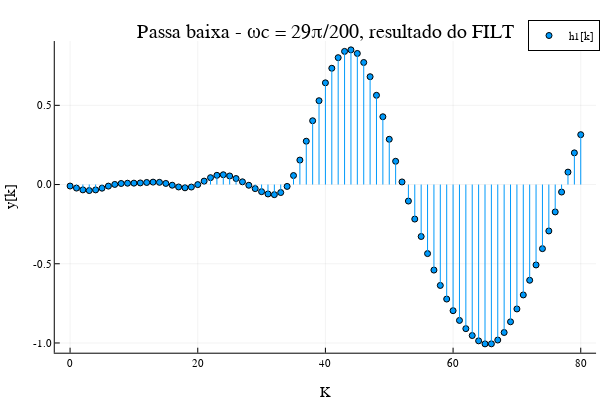

Source (notebook cell):
### Code cell
ph4 = plot(n_janela,filtered_signal, extra_plot_kwargs = KW(:include_mathjax => "cdn"),
xlabel = "K",
ylabel = "y[k]",
title = "Passa baixa - ωc = 29π/200, resultado do FILT",
label= "h1[k]",
line = :stem, marker = (:circle,3))

### Figure 1 — Plotly figure (JSON) as saved in the notebook; plotly's stock layout.template omitted (floating-point values rounded to 4 significant figures)
{"data": [{"colorbar": {"len": 0.8657, "title": "", "x": 0.9934, "y": 0.5087}, "legendgroup": "h1[k]", "marker": {"color": "rgba(0, 154, 250, 1.000)", "line": {"color": "rgba(0, 0, 0, 1.000)", "width": 1}, "size": 6, "symbol": "circle"}, "mode": "markers", "name": "h1[k]", "showlegend": true, "type": "scatter", "x": [0, 1, 2, 3, 4, 5, 6, 7, 8, 9, 10, 11, 12, 13, 14, 15, 16, 17, 18, 19, 20, 21, 22, 23, 24, 25, 26, 27, 28, 29, 30, 31, 32, 33, 34, 35, 36, 37, 38, 39, 40, 41, 42, 43, 44, 45, 46, 47, 48, 49, 50, 51, 52, 53, 54, 55, 56, 57, 58, 59, 60, 61, 62, 63, 64, 65, 66, 67, 68, 69, 70, 71, 72, 73, 74, 75, 76, 77, 78, 79, 80], "xaxis": "x", "y": [-0.009355, -0.02237, -0.03353, -0.03794, -0.03373, -0.02287, -0.009837, 0.0007903, 0.006667, 0.008462, 0.008819, 0.0102, 0.01304, 0.01532, 0.01394, 0.007045, -0.004172, -0.01533, -0.02064, -0.01582, -0.0003983, 0.02165, 0.04349, 0.05829, 0.06191, 0.05415, 0.03793, 0.01729, -0.004527, -0.02571, -0.04491, -0.05939, -0.06379, -0.05047, -0.01178, 0.05686, 0.1544, 0.2735, 0.4028, 0.5292, 0.6421, 0.734, 0.8009, 0.8404, 0.8501, 0.8274, 0.7705, 0.6806, 0.5633, 0.4279, 0.2858, 0.1468, 0.01649, -0.1042, -0.2179, -0.3279, -0.4358, -0.54, -0.6368, -0.7228, -0.7962, -0.8577, -0.9096, -0.953, -0.9865, -1.006, -1.005, -0.9815, -0.9339, -0.8663, -0.7852, -0.6967, -0.6042, -0.5076, -0.4046, -0.293, -0.1728, -0.04731, 0.07851, 0.2, 0.3149], "yaxis": "y"}, {"colorbar": {"len": 0.8657, "title": "", "x": 0.9934, "y": 0.5087}, "legendgroup": "h1[k]", "line": {"color": "rgba(0, 154, 250, 1.000)", "dash": "solid", "shape": "linear", "width": 1}, "mode": "lines", "name": "h1[k]", "showlegend": false, "type": "scatter", "x": [0, 0], "xaxis": "x", "y": [0, -0.009355], "yaxis": "y"}, {"colorbar": {"len": 0.8657, "title": "", "x": 0.9934, "y": 0.5087}, "legendgroup": "h1[k]", "line": {"color": "rgba(0, 154, 250, 1.000)", "dash": "solid", "shape": "linear", "width": 1}, "mode": "lines", "name": "h1[k]", "showlegend": false, "type": "scatter", "x": [1, 1], "xaxis": "x", "y": [0, -0.02237], "yaxis": "y"}, {"colorbar": {"len": 0.8657, "title": "", "x": 0.9934, "y": 0.5087}, "legendgroup": "h1[k]", "line": {"color": "rgba(0, 154, 250, 1.000)", "dash": "solid", "shape": "linear", "width": 1}, "mode": "lines", "name": "h1[k]", "showlegend": false, "type": "scatter", "x": [2, 2], "xaxis": "x", "y": [0, -0.03353], "yaxis": "y"}, {"colorbar": {"len": 0.8657, "title": "", "x": 0.9934, "y": 0.5087}, "legendgroup": "h1[k]", "line": {"color": "rgba(0, 154, 250, 1.000)", "dash": "solid", "shape": "linear", "width": 1}, "mode": "lines", "name": "h1[k]", "showlegend": false, "type": "scatter", "x": [3, 3], "xaxis": "x", "y": [0, -0.03794], "yaxis": "y"}, {"colorbar": {"len": 0.8657, "title": "", "x": 0.9934, "y": 0.5087}, "legendgroup": "h1[k]", "line": {"color": "rgba(0, 154, 250, 1.000)", "dash": "solid", "shape": "linear", "width": 1}, "mode": "lines", "name": "h1[k]", "showlegend": false, "type": "scatter", "x": [4, 4], "xaxis": "x", "y": [0, -0.03373], "yaxis": "y"}, {"colorbar": {"len": 0.8657, "title": "", "x": 0.9934, "y": 0.5087}, "legendgroup": "h1[k]", "line": {"color": "rgba(0, 154, 250, 1.000)", "dash": "solid", "shape": "linear", "width": 1}, "mode": "lines", "name": "h1[k]", "showlegend": false, "type": "scatter", "x": [5, 5], "xaxis": "x", "y": [0, -0.02287], "yaxis": "y"}, {"colorbar": {"len": 0.8657, "title": "", "x": 0.9934, "y": 0.5087}, "legendgroup": "h1[k]", "line": {"color": "rgba(0, 154, 250, 1.000)", "dash": "solid", "shape": "linear", "width": 1}, "mode": "lines", "name": "h1[k]", "showlegend": false, "type": "scatter", "x": [6, 6], "xaxis": "x", "y": [0, -0.009837], "yaxis": "y"}, {"colorbar": {"len": 0.8657, "title": "", "x": 0.9934, "y": 0.5087}, "legendgroup": "h1[k]", "line": {"color": "rgba(0, 154, 250, 1.000)", "dash": "solid", "shape": "linear", "width": 1}, "mode": "lines", "name": "h1[k]", "showlegend": false, "type": "scatter", "x": [7, 7], "xaxis": "x", "y": [0, 0.0007903], "yaxis": "y"}, {"colorbar": {"len": 0.8657, "title": "", "x": 0.9934, "y": 0.5087}, "legendgroup": "h1[k]", "line": {"color": "rgba(0, 154, 250, 1.000)", "dash": "solid", "shape": "linear", "width": 1}, "mode": "lines", "name": "h1[k]", "showlegend": false, "type": "scatter", "x": [8, 8], "xaxis": "x", "y": [0, 0.006667], "yaxis": "y"}, {"colorbar": {"len": 0.8657, "title": "", "x": 0.9934, "y": 0.5087}, "legendgroup": "h1[k]", "line": {"color": "rgba(0, 154, 250, 1.000)", "dash": "solid", "shape": "linear", "width": 1}, "mode": "lines", "name": "h1[k]", "showlegend": false, "type": "scatter", "x": [9, 9], "xaxis": "x", "y": [0, 0.008462], "yaxis": "y"}, {"colorbar": {"len": 0.8657, "title": "", "x": 0.9934, "y": 0.5087}, "legendgroup": "h1[k]", "line": {"color": "rgba(0, 154, 250, 1.000)", "dash": "solid", "shape": "linear", "width": 1}, "mode": "lines", "name": "h1[k]", "showlegend": false, "type": "scatter", "x": [10, 10], "xaxis": "x", "y": [0, 0.008819], "yaxis": "y"}, {"colorbar": {"len": 0.8657, "title": "", "x": 0.9934, "y": 0.5087}, "legendgroup": "h1[k]", "line": {"color": "rgba(0, 154, 250, 1.000)", "dash": "solid", "shape": "linear", "width": 1}, "mode": "lines", "name": "h1[k]", "showlegend": false, "type": "scatter", "x": [11, 11], "xaxis": "x", "y": [0, 0.0102], "yaxis": "y"}, {"colorbar": {"len": 0.8657, "title": "", "x": 0.9934, "y": 0.5087}, "legendgroup": "h1[k]", "line": {"color": "rgba(0, 154, 250, 1.000)", "dash": "solid", "shape": "linear", "width": 1}, "mode": "lines", "name": "h1[k]", "showlegend": false, "type": "scatter", "x": [12, 12], "xaxis": "x", "y": [0, 0.01304], "yaxis": "y"}, {"colorbar": {"len": 0.8657, "title": "", "x": 0.9934, "y": 0.5087}, "legendgroup": "h1[k]", "line": {"color": "rgba(0, 154, 250, 1.000)", "dash": "solid", "shape": "linear", "width": 1}, "mode": "lines", "name": "h1[k]", "showlegend": false, "type": "scatter", "x": [13, 13], "xaxis": "x", "y": [0, 0.01532], "yaxis": "y"}, {"colorbar": {"len": 0.8657, "title": "", "x": 0.9934, "y": 0.5087}, "legendgroup": "h1[k]", "line": {"color": "rgba(0, 154, 250, 1.000)", "dash": "solid", "shape": "linear", "width": 1}, "mode": "lines", "name": "h1[k]", "showlegend": false, "type": "scatter", "x": [14, 14], "xaxis": "x", "y": [0, 0.01394], "yaxis": "y"}, {"colorbar": {"len": 0.8657, "title": "", "x": 0.9934, "y": 0.5087}, "legendgroup": "h1[k]", "line": {"color": "rgba(0, 154, 250, 1.000)", "dash": "solid", "shape": "linear", "width": 1}, "mode": "lines", "name": "h1[k]", "showlegend": false, "type": "scatter", "x": [15, 15], "xaxis": "x", "y": [0, 0.007045], "yaxis": "y"}, {"colorbar": {"len": 0.8657, "title": "", "x": 0.9934, "y": 0.5087}, "legendgroup": "h1[k]", "line": {"color": "rgba(0, 154, 250, 1.000)", "dash": "solid", "shape": "linear", "width": 1}, "mode": "lines", "name": "h1[k]", "showlegend": false, "type": "scatter", "x": [16, 16], "xaxis": "x", "y": [0, -0.004172], "yaxis": "y"}, {"colorbar": {"len": 0.8657, "title": "", "x": 0.9934, "y": 0.5087}, "legendgroup": "h1[k]", "line": {"color": "rgba(0, 154, 250, 1.000)", "dash": "solid", "shape": "linear", "width": 1}, "mode": "lines", "name": "h1[k]", "showlegend": false, "type": "scatter", "x": [17, 17], "xaxis": "x", "y": [0, -0.01533], "yaxis": "y"}, {"colorbar": {"len": 0.8657, "title": "", "x": 0.9934, "y": 0.5087}, "legendgroup": "h1[k]", "line": {"color": "rgba(0, 154, 250, 1.000)", "dash": "solid", "shape": "linear", "width": 1}, "mode": "lines", "name": "h1[k]", "showlegend": false, "type": "scatter", "x": [18, 18], "xaxis": "x", "y": [0, -0.02064], "yaxis": "y"}, {"colorbar": {"len": 0.8657, "title": "", "x": 0.9934, "y": 0.5087}, "legendgroup": "h1[k]", "line": {"color": "rgba(0, 154, 250, 1.000)", "dash": "solid", "shape": "linear", "width": 1}, "mode": "lines", "name": "h1[k]", "showlegend": false, "type": "scatter", "x": [19, 19], "xaxis": "x", "y": [0, -0.01582], "yaxis": "y"}, {"colorbar": {"len": 0.8657, "title": "", "x": 0.9934, "y": 0.5087}, "legendgroup": "h1[k]", "line": {"color": "rgba(0, 154, 250, 1.000)", "dash": "solid", "shape": "linear", "width": 1}, "mode": "lines", "name": "h1[k]", "showlegend": false, "type": "scatter", "x": [20, 20], "xaxis": "x", "y": [0, -0.0003983], "yaxis": "y"}, {"colorbar": {"len": 0.8657, "title": "", "x": 0.9934, "y": 0.5087}, "legendgroup": "h1[k]", "line": {"color": "rgba(0, 154, 250, 1.000)", "dash": "solid", "shape": "linear", "width": 1}, "mode": "lines", "name": "h1[k]", "showlegend": false, "type": "scatter", "x": [21, 21], "xaxis": "x", "y": [0, 0.02165], "yaxis": "y"}, {"colorbar": {"len": 0.8657, "title": "", "x": 0.9934, "y": 0.5087}, "legendgroup": "h1[k]", "line": {"color": "rgba(0, 154, 250, 1.000)", "dash": "solid", "shape": "linear", "width": 1}, "mode": "lines", "name": "h1[k]", "showlegend": false, "type": "scatter", "x": [22, 22], "xaxis": "x", "y": [0, 0.04349], "yaxis": "y"}, {"colorbar": {"len": 0.8657, "title": "", "x": 0.9934, "y": 0.5087}, "legendgroup": "h1[k]", "line": {"color": "rgba(0, 154, 250, 1.000)", "dash": "solid", "shape": "linear", "width": 1}, "mode": "lines", "name": "h1[k]", "showlegend": false, "type": "scatter", "x": [23, 23], "xaxis": "x", "y": [0, 0.05829], "yaxis": "y"}, {"colorbar": {"len": 0.8657, "title": "", "x": 0.9934, "y": 0.5087}, "legendgroup": "h1[k]", "line": {"color": "rgba(0, 154, 250, 1.000)", "dash": "solid", "shape": "linear", "width": 1}, "mode": "lines", "name": "h1[k]", "showlegend": false, "type": "scatter", "x": [24, 24], "xaxis": "x", "y": [0, 0.06191], "yaxis": "y"}, {"colorbar": {"len": 0.8657, "title": "", "x": 0.9934, "y": 0.5087}, "legendgroup": "h1[k]", "line": {"color": "rgba(0, 154, 250, 1.000)", "dash": "solid", "shape": "linear", "width": 1}, "mode": "lines", "name": "h1[k]", "showlegend": false, "type": "scatter", "x": [25, 25], "xaxis": "x", "y": [0, 0.05415], "yaxis": "y"}, {"colorbar": {"len": 0.8657, "title": "", "x": 0.9934, "y": 0.5087}, "legendgroup": "h1[k]", "line": {"color": "rgba(0, 154, 250, 1.000)", "dash": "solid", "shape": "linear", "width": 1}, "mode": "lines", "name": "h1[k]", "showlegend": false, "type": "scatter", "x": [26, 26], "xaxis": "x", "y": [0, 0.03793], "yaxis": "y"}, {"colorbar": {"len": 0.8657, "title": "", "x": 0.9934, "y": 0.5087}, "legendgroup": "h1[k]", "line": {"color": "rgba(0, 154, 250, 1.000)", "dash": "solid", "shape": "linear", "width": 1}, "mode": "lines", "name": "h1[k]", "showlegend": false, "type": "scatter", "x": [27, 27], "xaxis": "x", "y": [0, 0.01729], "yaxis": "y"}, {"colorbar": {"len": 0.8657, "title": "", "x": 0.9934, "y": 0.5087}, "legendgroup": "h1[k]", "line": {"color": "rgba(0, 154, 250, 1.000)", "dash": "solid", "shape": "linear", "width": 1}, "mode": "lines", "name": "h1[k]", "showlegend": false, "type": "scatter", "x": [28, 28], "xaxis": "x", "y": [0, -0.004527], "yaxis": "y"}, {"colorbar": {"len": 0.8657, "title": "", "x": 0.9934, "y": 0.5087}, "legendgroup": "h1[k]", "line": {"color": "rgba(0, 154, 250, 1.000)", "dash": "solid", "shape": "linear", "width": 1}, "mode": "lines", "name": "h1[k]", "showlegend": false, "type": "scatter", "x": [29, 29], "xaxis": "x", "y": [0, -0.02571], "yaxis": "y"}, {"colorbar": {"len": 0.8657, "title": "", "x": 0.9934, "y": 0.5087}, "legendgroup": "h1[k]", "line": {"color": "rgba(0, 154, 250, 1.000)", "dash": "solid", "shape": "linear", "width": 1}, "mode": "lines", "name": "h1[k]", "showlegend": false, "type": "scatter", "x": [30, 30], "xaxis": "x", "y": [0, -0.04491], "yaxis": "y"}, {"colorbar": {"len": 0.8657, "title": "", "x": 0.9934, "y": 0.5087}, "legendgroup": "h1[k]", "line": {"color": "rgba(0, 154, 250, 1.000)", "dash": "solid", "shape": "linear", "width": 1}, "mode": "lines", "name": "h1[k]", "showlegend": false, "type": "scatter", "x": [31, 31], "xaxis": "x", "y": [0, -0.05939], "yaxis": "y"}, {"colorbar": {"len": 0.8657, "title": "", "x": 0.9934, "y": 0.5087}, "legendgroup": "h1[k]", "line": {"color": "rgba(0, 154, 250, 1.000)", "dash": "solid", "shape": "linear", "width": 1}, "mode": "lines", "name": "h1[k]", "showlegend": false, "type": "scatter", "x": [32, 32], "xaxis": "x", "y": [0, -0.06379], "yaxis": "y"}, {"colorbar": {"len": 0.8657, "title": "", "x": 0.9934, "y": 0.5087}, "legendgroup": "h1[k]", "line": {"color": "rgba(0, 154, 250, 1.000)", "dash": "solid", "shape": "linear", "width": 1}, "mode": "lines", "name": "h1[k]", "showlegend": false, "type": "scatter", "x": [33, 33], "xaxis": "x", "y": [0, -0.05047], "yaxis": "y"}, {"colorbar": {"len": 0.8657, "title": "", "x": 0.9934, "y": 0.5087}, "legendgroup": "h1[k]", "line": {"color": "rgba(0, 154, 250, 1.000)", "dash": "solid", "shape": "linear", "width": 1}, "mode": "lines", "name": "h1[k]", "showlegend": false, "type": "scatter", "x": [34, 34], "xaxis": "x", "y": [0, -0.01178], "yaxis": "y"}, {"colorbar": {"len": 0.8657, "title": "", "x": 0.9934, "y": 0.5087}, "legendgroup": "h1[k]", "line": {"color": "rgba(0, 154, 250, 1.000)", "dash": "solid", "shape": "linear", "width": 1}, "mode": "lines", "name": "h1[k]", "showlegend": false, "type": "scatter", "x": [35, 35], "xaxis": "x", "y": [0, 0.05686], "yaxis": "y"}, {"colorbar": {"len": 0.8657, "title": "", "x": 0.9934, "y": 0.5087}, "legendgroup": "h1[k]", "line": {"color": "rgba(0, 154, 250, 1.000)", "dash": "solid", "shape": "linear", "width": 1}, "mode": "lines", "name": "h1[k]", "showlegend": false, "type": "scatter", "x": [36, 36], "xaxis": "x", "y": [0, 0.1544], "yaxis": "y"}, {"colorbar": {"len": 0.8657, "title": "", "x": 0.9934, "y": 0.5087}, "legendgroup": "h1[k]", "line": {"color": "rgba(0, 154, 250, 1.000)", "dash": "solid", "shape": "linear", "width": 1}, "mode": "lines", "name": "h1[k]", "showlegend": false, "type": "scatter", "x": [37, 37], "xaxis": "x", "y": [0, 0.2735], "yaxis": "y"}, {"colorbar": {"len": 0.8657, "title": "", "x": 0.9934, "y": 0.5087}, "legendgroup": "h1[k]", "line": {"color": "rgba(0, 154, 250, 1.000)", "dash": "solid", "shape": "linear", "width": 1}, "mode": "lines", "name": "h1[k]", "showlegend": false, "type": "scatter", "x": [38, 38], "xaxis": "x", "y": [0, 0.4028], "yaxis": "y"}, {"colorbar": {"len": 0.8657, "title": "", "x": 0.9934, "y": 0.5087}, "legendgroup": "h1[k]", "line": {"color": "rgba(0, 154, 250, 1.000)", "dash": "solid", "shape": "linear", "width": 1}, "mode": "lines", "name": "h1[k]", "showlegend": false, "type": "scatter", "x": [39, 39], "xaxis": "x", "y": [0, 0.5292], "yaxis": "y"}, {"colorbar": {"len": 0.8657, "title": "", "x": 0.9934, "y": 0.5087}, "legendgroup": "h1[k]", "line": {"color": "rgba(0, 154, 250, 1.000)", "dash": "solid", "shape": "linear", "width": 1}, "mode": "lines", "name": "h1[k]", "showlegend": false, "type": "scatter", "x": [40, 40], "xaxis": "x", "y": [0, 0.6421], "yaxis": "y"}, {"colorbar": {"len": 0.8657, "title": "", "x": 0.9934, "y": 0.5087}, "legendgroup": "h1[k]", "line": {"color": "rgba(0, 154, 250, 1.000)", "dash": "solid", "shape": "linear", "width": 1}, "mode": "lines", "name": "h1[k]", "showlegend": false, "type": "scatter", "x": [41, 41], "xaxis": "x", "y": [0, 0.734], "yaxis": "y"}, {"colorbar": {"len": 0.8657, "title": "", "x": 0.9934, "y": 0.5087}, "legendgroup": "h1[k]", "line": {"color": "rgba(0, 154, 250, 1.000)", "dash": "solid", "shape": "linear", "width": 1}, "mode": "lines", "name": "h1[k]", "showlegend": false, "type": "scatter", "x": [42, 42], "xaxis": "x", "y": [0, 0.8009], "yaxis": "y"}, {"colorbar": {"len": 0.8657, "title": "", "x": 0.9934, "y": 0.5087}, "legendgroup": "h1[k]", "line": {"color": "rgba(0, 154, 250, 1.000)", "dash": "solid", "shape": "linear", "width": 1}, "mode": "lines", "name": "h1[k]", "showlegend": false, "type": "scatter", "x": [43, 43], "xaxis": "x", "y": [0, 0.8404], "yaxis": "y"}, {"colorbar": {"len": 0.8657, "title": "", "x": 0.9934, "y": 0.5087}, "legendgroup": "h1[k]", "line": {"color": "rgba(0, 154, 250, 1.000)", "dash": "solid", "shape": "linear", "width": 1}, "mode": "lines", "name": "h1[k]", "showlegend": false, "type": "scatter", "x": [44, 44], "xaxis": "x", "y": [0, 0.8501], "yaxis": "y"}, {"colorbar": {"len": 0.8657, "title": "", "x": 0.9934, "y": 0.5087}, "legendgroup": "h1[k]", "line": {"color": "rgba(0, 154, 250, 1.000)", "dash": "solid", "shape": "linear", "width": 1}, "mode": "lines", "name": "h1[k]", "showlegend": false, "type": "scatter", "x": [45, 45], "xaxis": "x", "y": [0, 0.8274], "yaxis": "y"}, {"colorbar": {"len": 0.8657, "title": "", "x": 0.9934, "y": 0.5087}, "legendgroup": "h1[k]", "line": {"color": "rgba(0, 154, 250, 1.000)", "dash": "solid", "shape": "linear", "width": 1}, "mode": "lines", "name": "h1[k]", "showlegend": false, "type": "scatter", "x": [46, 46], "xaxis": "x", "y": [0, 0.7705], "yaxis": "y"}, {"colorbar": {"len": 0.8657, "title": "", "x": 0.9934, "y": 0.5087}, "legendgroup": "h1[k]", "line": {"color": "rgba(0, 154, 250, 1.000)", "dash": "solid", "shape": "linear", "width": 1}, "mode": "lines", "name": "h1[k]", "showlegend": false, "type": "scatter", "x": [47, 47], "xaxis": "x", "y": [0, 0.6806], "yaxis": "y"}, {"colorbar": {"len": 0.8657, "title": "", "x": 0.9934, "y": 0.5087}, "legendgroup": "h1[k]", "line": {"color": "rgba(0, 154, 250, 1.000)", "dash": "solid", "shape": "linear", "width": 1}, "mode": "lines", "name": "h1[k]", "showlegend": false, "type": "scatter", "x": [48, 48], "xaxis": "x", "y": [0, 0.5633], "yaxis": "y"}, {"colorbar": {"len": 0.8657, "title": "", "x": 0.9934, "y": 0.5087}, "legendgroup": "h1[k]", "line": {"color": "rgba(0, 154, 250, 1.000)", "dash": "solid", "shape": "linear", "width": 1}, "mode": "lines", "name": "h1[k]", "showlegend": false, "type": "scatter", "x": [49, 49], "xaxis": "x", "y": [0, 0.4279], "yaxis": "y"}, {"colorbar": {"len": 0.8657, "title": "", "x": 0.9934, "y": 0.5087}, "legendgroup": "h1[k]", "line": {"color": "rgba(0, 154, 250, 1.000)", "dash": "solid", "shape": "linear", "width": 1}, "mode": "lines", "name": "h1[k]", "showlegend": false, "type": "scatter", "x": [50, 50], "xaxis": "x", "y": [0, 0.2858], "yaxis": "y"}, {"colorbar": {"len": 0.8657, "title": "", "x": 0.9934, "y": 0.5087}, "legendgroup": "h1[k]", "line": {"color": "rgba(0, 154, 250, 1.000)", "dash": "solid", "shape": "linear", "width": 1}, "mode": "lines", "name": "h1[k]", "showlegend": false, "type": "scatter", "x": [51, 51], "xaxis": "x", "y": [0, 0.1468], "yaxis": "y"}, {"colorbar": {"len": 0.8657, "title": "", "x": 0.9934, "y": 0.5087}, "legendgroup": "h1[k]", "line": {"color": "rgba(0, 154, 250, 1.000)", "dash": "solid", "shape": "linear", "width": 1}, "mode": "lines", "name": "h1[k]", "showlegend": false, "type": "scatter", "x": [52, 52], "xaxis": "x", "y": [0, 0.01649], "yaxis": "y"}, {"colorbar": {"len": 0.8657, "title": "", "x": 0.9934, "y": 0.5087}, "legendgroup": "h1[k]", "line": {"color": "rgba(0, 154, 250, 1.000)", "dash": "solid", "shape": "linear", "width": 1}, "mode": "lines", "name": "h1[k]", "showlegend": false, "type": "scatter", "x": [53, 53], "xaxis": "x", "y": [0, -0.1042], "yaxis": "y"}, {"colorbar": {"len": 0.8657, "title": "", "x": 0.9934, "y": 0.5087}, "legendgroup": "h1[k]", "line": {"color": "rgba(0, 154, 250, 1.000)", "dash": "solid", "shape": "linear", "width": 1}, "mode": "lines", "name": "h1[k]", "showlegend": false, "type": "scatter", "x": [54, 54], "xaxis": "x", "y": [0, -0.2179], "yaxis": "y"}, {"colorbar": {"len": 0.8657, "title": "", "x": 0.9934, "y": 0.5087}, "legendgroup": "h1[k]", "line": {"color": "rgba(0, 154, 250, 1.000)", "dash": "solid", "shape": "linear", "width": 1}, "mode": "lines", "name": "h1[k]", "showlegend": false, "type": "scatter", "x": [55, 55], "xaxis": "x", "y": [0, -0.3279], "yaxis": "y"}, {"colorbar": {"len": 0.8657, "title": "", "x": 0.9934, "y": 0.5087}, "legendgroup": "h1[k]", "line": {"color": "rgba(0, 154, 250, 1.000)", "dash": "solid", "shape": "linear", "width": 1}, "mode": "lines", "name": "h1[k]", "showlegend": false, "type": "scatter", "x": [56, 56], "xaxis": "x", "y": [0, -0.4358], "yaxis": "y"}, {"colorbar": {"len": 0.8657, "title": "", "x": 0.9934, "y": 0.5087}, "legendgroup": "h1[k]", "line": {"color": "rgba(0, 154, 250, 1.000)", "dash": "solid", "shape": "linear", "width": 1}, "mode": "lines", "name": "h1[k]", "showlegend": false, "type": "scatter", "x": [57, 57], "xaxis": "x", "y": [0, -0.54], "yaxis": "y"}, {"colorbar": {"len": 0.8657, "title": "", "x": 0.9934, "y": 0.5087}, "legendgroup": "h1[k]", "line": {"color": "rgba(0, 154, 250, 1.000)", "dash": "solid", "shape": "linear", "width": 1}, "mode": "lines", "name": "h1[k]", "showlegend": false, "type": "scatter", "x": [58, 58], "xaxis": "x", "y": [0, -0.6368], "yaxis": "y"}, {"colorbar": {"len": 0.8657, "title": "", "x": 0.9934, "y": 0.5087}, "legendgroup": "h1[k]", "line": {"color": "rgba(0, 154, 250, 1.000)", "dash": "solid", "shape": "linear", "width": 1}, "mode": "lines", "name": "h1[k]", "showlegend": false, "type": "scatter", "x": [59, 59], "xaxis": "x", "y": [0, -0.7228], "yaxis": "y"}, {"colorbar": {"len": 0.8657, "title": "", "x": 0.9934, "y": 0.5087}, "legendgroup": "h1[k]", "line": {"color": "rgba(0, 154, 250, 1.000)", "dash": "solid", "shape": "linear", "width": 1}, "mode": "lines", "name": "h1[k]", "showlegend": false, "type": "scatter", "x": [60, 60], "xaxis": "x", "y": [0, -0.7962], "yaxis": "y"}, {"colorbar": {"len": 0.8657, "title": "", "x": 0.9934, "y": 0.5087}, "legendgroup": "h1[k]", "line": {"color": "rgba(0, 154, 250, 1.000)", "dash": "solid", "shape": "linear", "width": 1}, "mode": "lines", "name": "h1[k]", "showlegend": false, "type": "scatter", "x": [61, 61], "xaxis": "x", "y": [0, -0.8577], "yaxis": "y"}, {"colorbar": {"len": 0.8657, "title": "", "x": 0.9934, "y": 0.5087}, "legendgroup": "h1[k]", "line": {"color": "rgba(0, 154, 250, 1.000)", "dash": "solid", "shape": "linear", "width": 1}, "mode": "lines", "name": "h1[k]", "showlegend": false, "type": "scatter", "x": [62, 62], "xaxis": "x", "y": [0, -0.9096], "yaxis": "y"}, {"colorbar": {"len": 0.8657, "title": "", "x": 0.9934, "y": 0.5087}, "legendgroup": "h1[k]", "line": {"color": "rgba(0, 154, 250, 1.000)", "dash": "solid", "shape": "linear", "width": 1}, "mode": "lines", "name": "h1[k]", "showlegend": false, "type": "scatter", "x": [63, 63], "xaxis": "x", "y": [0, -0.953], "yaxis": "y"}, {"colorbar": {"len": 0.8657, "title": "", "x": 0.9934, "y": 0.5087}, "legendgroup": "h1[k]", "line": {"color": "rgba(0, 154, 250, 1.000)", "dash": "solid", "shape": "linear", "width": 1}, "mode": "lines", "name": "h1[k]", "showlegend": false, "type": "scatter", "x": [64, 64], "xaxis": "x", "y": [0, -0.9865], "yaxis": "y"}, {"colorbar": {"len": 0.8657, "title": "", "x": 0.9934, "y": 0.5087}, "legendgroup": "h1[k]", "line": {"color": "rgba(0, 154, 250, 1.000)", "dash": "solid", "shape": "linear", "width": 1}, "mode": "lines", "name": "h1[k]", "showlegend": false, "type": "scatter", "x": [65, 65], "xaxis": "x", "y": [0, -1.006], "yaxis": "y"}, {"colorbar": {"len": 0.8657, "title": "", "x": 0.9934, "y": 0.5087}, "legendgroup": "h1[k]", "line": {"color": "rgba(0, 154, 250, 1.000)", "dash": "solid", "shape": "linear", "width": 1}, "mode": "lines", "name": "h1[k]", "showlegend": false, "type": "scatter", "x": [66, 66], "xaxis": "x", "y": [0, -1.005], "yaxis": "y"}, {"colorbar": {"len": 0.8657, "title": "", "x": 0.9934, "y": 0.5087}, "legendgroup": "h1[k]", "line": {"color": "rgba(0, 154, 250, 1.000)", "dash": "solid", "shape": "linear", "width": 1}, "mode": "lines", "name": "h1[k]", "showlegend": false, "type": "scatter", "x": [67, 67], "xaxis": "x", "y": [0, -0.9815], "yaxis": "y"}, {"colorbar": {"len": 0.8657, "title": "", "x": 0.9934, "y": 0.5087}, "legendgroup": "h1[k]", "line": {"color": "rgba(0, 154, 250, 1.000)", "dash": "solid", "shape": "linear", "width": 1}, "mode": "lines", "name": "h1[k]", "showlegend": false, "type": "scatter", "x": [68, 68], "xaxis": "x", "y": [0, -0.9339], "yaxis": "y"}, {"colorbar": {"len": 0.8657, "title": "", "x": 0.9934, "y": 0.5087}, "legendgroup": "h1[k]", "line": {"color": "rgba(0, 154, 250, 1.000)", "dash": "solid", "shape": "linear", "width": 1}, "mode": "lines", "name": "h1[k]", "showlegend": false, "type": "scatter", "x": [69, 69], "xaxis": "x", "y": [0, -0.8663], "yaxis": "y"}, {"colorbar": {"len": 0.8657, "title": "", "x": 0.9934, "y": 0.5087}, "legendgroup": "h1[k]", "line": {"color": "rgba(0, 154, 250, 1.000)", "dash": "solid", "shape": "linear", "width": 1}, "mode": "lines", "name": "h1[k]", "showlegend": false, "type": "scatter", "x": [70, 70], "xaxis": "x", "y": [0, -0.7852], "yaxis": "y"}, {"colorbar": {"len": 0.8657, "title": "", "x": 0.9934, "y": 0.5087}, "legendgroup": "h1[k]", "line": {"color": "rgba(0, 154, 250, 1.000)", "dash": "solid", "shape": "linear", "width": 1}, "mode": "lines", "name": "h1[k]", "showlegend": false, "type": "scatter", "x": [71, 71], "xaxis": "x", "y": [0, -0.6967], "yaxis": "y"}, {"colorbar": {"len": 0.8657, "title": "", "x": 0.9934, "y": 0.5087}, "legendgroup": "h1[k]", "line": {"color": "rgba(0, 154, 250, 1.000)", "dash": "solid", "shape": "linear", "width": 1}, "mode": "lines", "name": "h1[k]", "showlegend": false, "type": "scatter", "x": [72, 72], "xaxis": "x", "y": [0, -0.6042], "yaxis": "y"}, {"colorbar": {"len": 0.8657, "title": "", "x": 0.9934, "y": 0.5087}, "legendgroup": "h1[k]", "line": {"color": "rgba(0, 154, 250, 1.000)", "dash": "solid", "shape": "linear", "width": 1}, "mode": "lines", "name": "h1[k]", "showlegend": false, "type": "scatter", "x": [73, 73], "xaxis": "x", "y": [0, -0.5076], "yaxis": "y"}, {"colorbar": {"len": 0.8657, "title": "", "x": 0.9934, "y": 0.5087}, "legendgroup": "h1[k]", "line": {"color": "rgba(0, 154, 250, 1.000)", "dash": "solid", "shape": "linear", "width": 1}, "mode": "lines", "name": "h1[k]", "showlegend": false, "type": "scatter", "x": [74, 74], "xaxis": "x", "y": [0, -0.4046], "yaxis": "y"}, {"colorbar": {"len": 0.8657, "title": "", "x": 0.9934, "y": 0.5087}, "legendgroup": "h1[k]", "line": {"color": "rgba(0, 154, 250, 1.000)", "dash": "solid", "shape": "linear", "width": 1}, "mode": "lines", "name": "h1[k]", "showlegend": false, "type": "scatter", "x": [75, 75], "xaxis": "x", "y": [0, -0.293], "yaxis": "y"}, {"colorbar": {"len": 0.8657, "title": "", "x": 0.9934, "y": 0.5087}, "legendgroup": "h1[k]", "line": {"color": "rgba(0, 154, 250, 1.000)", "dash": "solid", "shape": "linear", "width": 1}, "mode": "lines", "name": "h1[k]", "showlegend": false, "type": "scatter", "x": [76, 76], "xaxis": "x", "y": [0, -0.1728], "yaxis": "y"}, {"colorbar": {"len": 0.8657, "title": "", "x": 0.9934, "y": 0.5087}, "legendgroup": "h1[k]", "line": {"color": "rgba(0, 154, 250, 1.000)", "dash": "solid", "shape": "linear", "width": 1}, "mode": "lines", "name": "h1[k]", "showlegend": false, "type": "scatter", "x": [77, 77], "xaxis": "x", "y": [0, -0.04731], "yaxis": "y"}, {"colorbar": {"len": 0.8657, "title": "", "x": 0.9934, "y": 0.5087}, "legendgroup": "h1[k]", "line": {"color": "rgba(0, 154, 250, 1.000)", "dash": "solid", "shape": "linear", "width": 1}, "mode": "lines", "name": "h1[k]", "showlegend": false, "type": "scatter", "x": [78, 78], "xaxis": "x", "y": [0, 0.07851], "yaxis": "y"}, {"colorbar": {"len": 0.8657, "title": "", "x": 0.9934, "y": 0.5087}, "legendgroup": "h1[k]", "line": {"color": "rgba(0, 154, 250, 1.000)", "dash": "solid", "shape": "linear", "width": 1}, "mode": "lines", "name": "h1[k]", "showlegend": false, "type": "scatter", "x": [79, 79], "xaxis": "x", "y": [0, 0.2], "yaxis": "y"}, {"colorbar": {"len": 0.8657, "title": "", "x": 0.9934, "y": 0.5087}, "legendgroup": "h1[k]", "line": {"color": "rgba(0, 154, 250, 1.000)", "dash": "solid", "shape": "linear", "width": 1}, "mode": "lines", "name": "h1[k]", "showlegend": false, "type": "scatter", "x": [80, 80], "xaxis": "x", "y": [0, 0.3149], "yaxis": "y"}], "layout": {"annotations": [{"font": {"color": "rgba(0, 0, 0, 1.000)", "family": "sans-serif", "size": 20}, "rotation": 0, "showarrow": false, "text": "Passa baixa - ωc = 29π/200, resultado do FILT", "x": 0.5424, "xanchor": "center", "xref": "paper", "y": 1, "yanchor": "top", "yref": "paper"}], "height": 400, "include_mathjax": "cdn", "legend": {"bgcolor": "rgba(255, 255, 255, 1.000)", "bordercolor": "rgba(0, 0, 0, 1.000)", "borderwidth": 1, "font": {"color": "rgba(0, 0, 0, 1.000)", "family": "sans-serif", "size": 11}, "title": {"font": {"color": "rgba(0, 0, 0, 1.000)", "family": "sans-serif", "size": 15}, "text": ""}, "tracegroupgap": 0, "traceorder": "normal", "x": 1, "xanchor": "auto", "y": 1, "yanchor": "auto"}, "margin": {"b": 20, "l": 0, "r": 0, "t": 20}, "paper_bgcolor": "rgba(255, 255, 255, 1.000)", "plot_bgcolor": "rgba(255, 255, 255, 1.000)", "showlegend": true, "width": 600, "xaxis": {"anchor": "y", "domain": [0.09128, 0.9934], "gridcolor": "rgba(0, 0, 0, 0.100)", "gridwidth": 0.5, "linecolor": "rgba(0, 0, 0, 1.000)", "mirror": false, "range": [-2.4, 82.4], "showgrid": true, "showline": true, "showticklabels": true, "tickangle": 0, "tickcolor": "rgb(0, 0, 0)", "tickfont": {"color": "rgba(0, 0, 0, 1.000)", "family": "sans-serif", "size": 11}, "tickmode": "array", "ticks": "inside", "ticktext": ["0", "20", "40", "60", "80"], "tickvals": [0, 20, 40, 60, 80], "title": "K", "titlefont": {"color": "rgba(0, 0, 0, 1.000)", "family": "sans-serif", "size": 15}, "type": "-", "visible": true, "zeroline": false, "zerolinecolor": "rgba(0, 0, 0, 1.000)"}, "yaxis": {"anchor": "x", "domain": [0.07581, 0.9415], "gridcolor": "rgba(0, 0, 0, 0.100)", "gridwidth": 0.5, "linecolor": "rgba(0, 0, 0, 1.000)", "mirror": false, "range": [-1.061, 0.9058], "showgrid": true, "showline": true, "showticklabels": true, "tickangle": 0, "tickcolor": "rgb(0, 0, 0)", "tickfont": {"color": "rgba(0, 0, 0, 1.000)", "family": "sans-serif", "size": 11}, "tickmode": "array", "ticks": "inside", "ticktext": ["-1.0", "-0.5", "0.0", "0.5"], "tickvals": [-1, -0.5, 0, 0.5], "title": "y[k]", "titlefont": {"color": "rgba(0, 0, 0, 1.000)", "family": "sans-serif", "size": 15}, "type": "-", "visible": true, "zeroline": false, "zerolinecolor": "rgba(0, 0, 0, 1.000)"}}}
